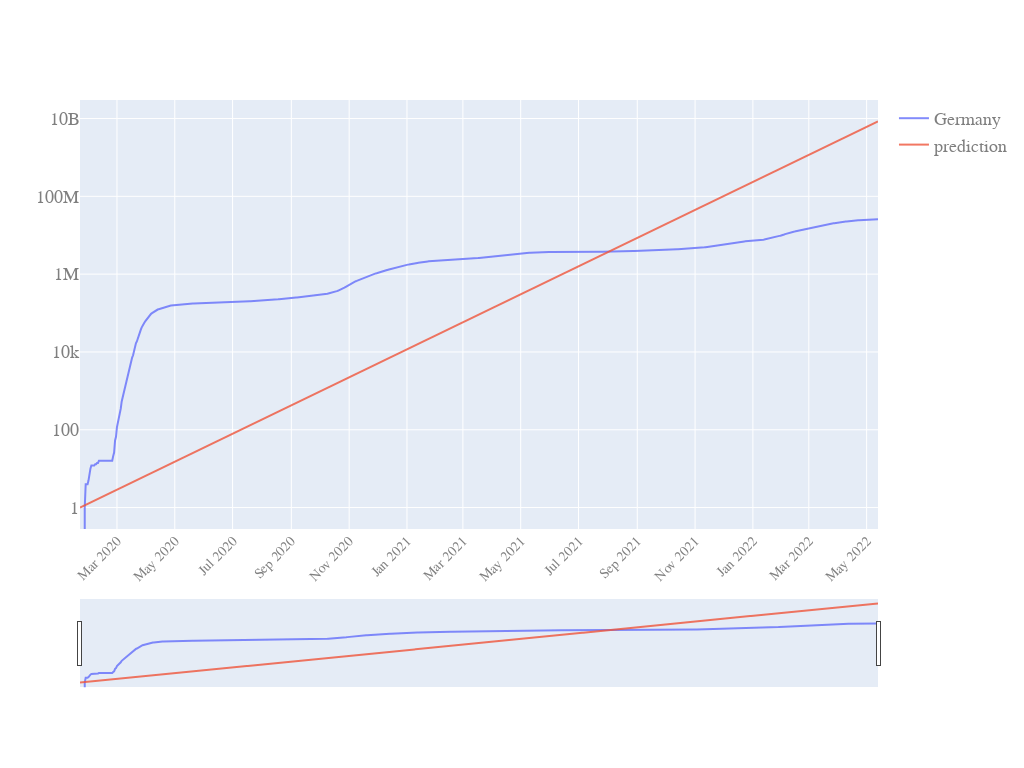

Notebook cell for this chart:
### Code cell
quick_plot(LR_inspect.date,
           LR_inspect.iloc[:,1:],
           y_scale='log',
           slider=True)

### Figure 1 — Plotly figure (JSON) as saved in the notebook; plotly's stock layout.template omitted (floating-point values rounded to 4 significant figures; data arrays with more than 128 entries replaced by an {"elided": "..."} marker saying what was removed)
{"data": [{"name": "Germany", "opacity": 0.8, "type": "scatter", "x": {"elided": "843 str values"}, "y": {"elided": "843 float values"}}, {"name": "prediction", "opacity": 0.8, "type": "scatter", "x": {"elided": "843 str values"}, "y": {"elided": "843 float values"}}], "layout": {"autosize": true, "font": {"color": "#7f7f7f", "family": "PT Sans, monospace", "size": 18}, "height": 768, "width": 1024, "xaxis": {"nticks": 20, "rangeslider": {"visible": true}, "tickangle": -45, "tickfont": {"color": "#7f7f7f", "size": 14}}, "yaxis": {"type": "log"}}}
